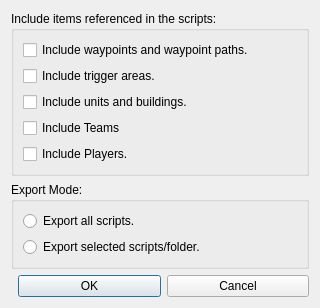
<?xml version="1.0" encoding="UTF-8"?>
<ui version="4.0">
 <class>WBQtExportScriptsDialog</class>
 <widget class="QDialog" name="WBQtExportScriptsDialog">
  <property name="geometry">
   <rect>
    <x>0</x>
    <y>0</y>
    <width>320</width>
    <height>250</height>
   </rect>
  </property>
  <property name="windowTitle">
   <string>Export Script Options</string>
  </property>
  <layout class="QVBoxLayout" name="rootLayout">
   <item>
    <widget class="QGroupBox" name="includeBox">
     <property name="title">
      <string>Include items referenced in the scripts:</string>
     </property>
     <layout class="QVBoxLayout" name="includeLay">
      <item>
       <widget class="QCheckBox" name="waypoints">
        <property name="text">
         <string>Include waypoints and waypoint paths.</string>
        </property>
       </widget>
      </item>
      <item>
       <widget class="QCheckBox" name="triggers">
        <property name="text">
         <string>Include trigger areas.</string>
        </property>
       </widget>
      </item>
      <item>
       <widget class="QCheckBox" name="units">
        <property name="text">
         <string>Include units and buildings.</string>
        </property>
       </widget>
      </item>
      <item>
       <widget class="QCheckBox" name="teams">
        <property name="text">
         <string>Include Teams</string>
        </property>
       </widget>
      </item>
      <item>
       <widget class="QCheckBox" name="sides">
        <property name="text">
         <string>Include Players.</string>
        </property>
       </widget>
      </item>
     </layout>
    </widget>
   </item>
   <item>
    <widget class="QGroupBox" name="modeBox">
     <property name="title">
      <string>Export Mode:</string>
     </property>
     <layout class="QVBoxLayout" name="modeLay">
      <item>
       <widget class="QRadioButton" name="allScripts">
        <property name="text">
         <string>Export all scripts.</string>
        </property>
       </widget>
      </item>
      <item>
       <widget class="QRadioButton" name="selectedScripts">
        <property name="text">
         <string>Export selected scripts/folder.</string>
        </property>
       </widget>
      </item>
     </layout>
    </widget>
   </item>
   <item>
    <layout class="QHBoxLayout" name="buttonsRow">
     <item>
      <spacer name="buttonsSpacer">
       <property name="orientation">
        <enum>Qt::Horizontal</enum>
       </property>
      </spacer>
     </item>
     <item>
      <widget class="QPushButton" name="okBtn">
       <property name="text">
        <string>OK</string>
       </property>
       <property name="default">
        <bool>true</bool>
       </property>
      </widget>
     </item>
     <item>
      <widget class="QPushButton" name="cancelBtn">
       <property name="text">
        <string>Cancel</string>
       </property>
       <property name="autoDefault">
        <bool>false</bool>
       </property>
      </widget>
     </item>
    </layout>
   </item>
  </layout>
 </widget>
 <resources/>
 <connections/>
</ui>
